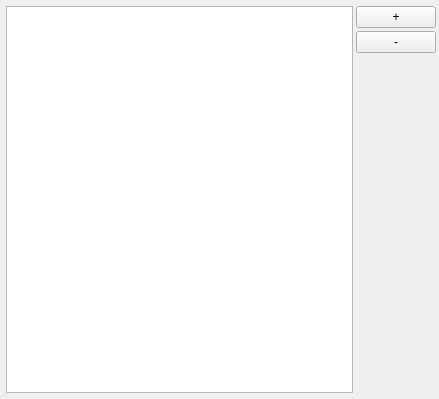
<?xml version="1.0" encoding="UTF-8"?>
<ui version="4.0">
 <class>IncludeSettingsWidget</class>
 <widget class="QWidget" name="IncludeSettingsWidget">
  <property name="geometry">
   <rect>
    <x>0</x>
    <y>0</y>
    <width>439</width>
    <height>399</height>
   </rect>
  </property>
  <property name="windowTitle">
   <string>Form</string>
  </property>
  <layout class="QHBoxLayout" name="horizontalLayout">
   <property name="spacing">
    <number>3</number>
   </property>
   <property name="leftMargin">
    <number>6</number>
   </property>
   <property name="topMargin">
    <number>6</number>
   </property>
   <property name="rightMargin">
    <number>3</number>
   </property>
   <property name="bottomMargin">
    <number>6</number>
   </property>
   <item>
    <widget class="QListWidget" name="includePathsList">
     <property name="dragEnabled">
      <bool>true</bool>
     </property>
     <property name="dragDropMode">
      <enum>QAbstractItemView::InternalMove</enum>
     </property>
     <property name="defaultDropAction">
      <enum>Qt::MoveAction</enum>
     </property>
     <property name="alternatingRowColors">
      <bool>false</bool>
     </property>
     <property name="selectionMode">
      <enum>QAbstractItemView::SingleSelection</enum>
     </property>
     <property name="selectionBehavior">
      <enum>QAbstractItemView::SelectItems</enum>
     </property>
     <property name="sortingEnabled">
      <bool>false</bool>
     </property>
    </widget>
   </item>
   <item>
    <layout class="QVBoxLayout" name="verticalLayout_4">
     <property name="spacing">
      <number>3</number>
     </property>
     <item>
      <widget class="QPushButton" name="addIncludePathButton">
       <property name="text">
        <string>+</string>
       </property>
      </widget>
     </item>
     <item>
      <widget class="QPushButton" name="removeIncludePathButton">
       <property name="text">
        <string>-</string>
       </property>
      </widget>
     </item>
     <item>
      <spacer name="verticalSpacer_3">
       <property name="orientation">
        <enum>Qt::Vertical</enum>
       </property>
       <property name="sizeHint" stdset="0">
        <size>
         <width>20</width>
         <height>40</height>
        </size>
       </property>
      </spacer>
     </item>
    </layout>
   </item>
  </layout>
 </widget>
 <resources/>
 <connections/>
</ui>
